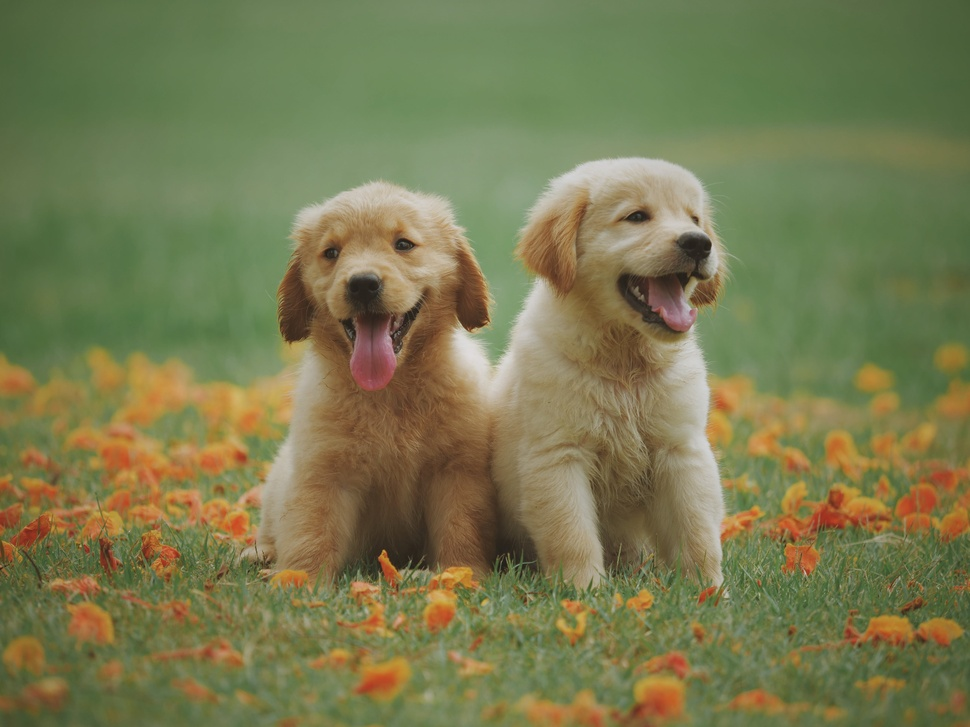
#> input picture atividade2/dogs.jpg, 970 x 727 px, shrunk from 5184 x 3888 before the run
$ python qt2.py
#> lines starting #> are read from the running program, lines starting #| are printed output that depends on the picture
# 2. Faça a leitura de uma imagem de entrada 2D colorida qualquer e aplique o
# filtro da média, mediana e gaussiano na imagem de entrada. Mostre os
# resultados de cada filtro por meio da biblioteca matplotlib.

import cv2
import matplotlib.pyplot as plt

imagem = cv2.imread('dogs.jpg')
#> imagem is the input picture: shape (727, 970, 3); mean B, G, R 79.6, 121.8, 120.5

if imagem is None:
    print('Erro ao carregar a imagem.')
else:
   imagem_gray = cv2.cvtColor(imagem, cv2.COLOR_BGR2GRAY)
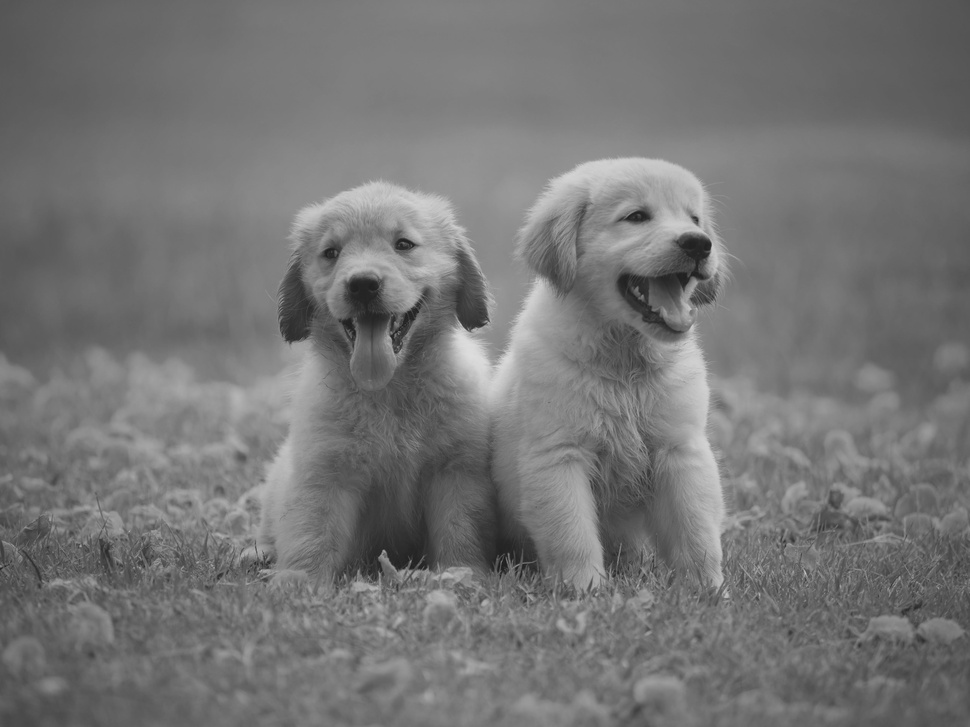
#> imagem_gray: shape (727, 970); min 27, max 222, mean 116.6

media = cv2.blur(imagem_gray, (5, 5))

mediana = cv2.medianBlur(imagem_gray, 5)

gaussiano = cv2.GaussianBlur(imagem_gray, (5, 5), 0)

plt.figure(figsize=(10, 7))

plt.subplot(2, 2, 1), plt.imshow(imagem_gray, cmap='gray')
plt.title('Imagem Original'), plt.xticks([]), plt.yticks([])

plt.subplot(2, 2, 2), plt.imshow(media, cmap='gray')
plt.title('Filtro da Média'), plt.xticks([]), plt.yticks([])

plt.subplot(2, 2, 3), plt.imshow(mediana, cmap='gray')
plt.title('Filtro da Mediana'), plt.xticks([]), plt.yticks([])

plt.subplot(2, 2, 4), plt.imshow(gaussiano, cmap='gray')
plt.title('Filtro Gaussiano'), plt.xticks([]), plt.yticks([])

plt.show()
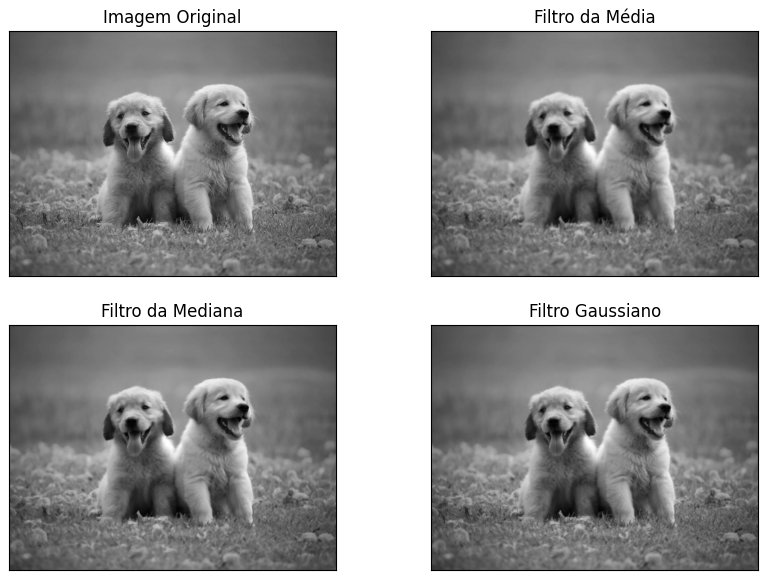
#> figure drawn by matplotlib, 4 panels
